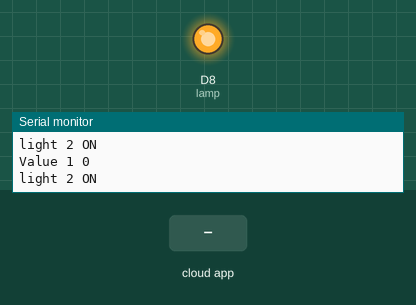
Recording of a sketch running on a simulated ESP8266 (NodeMCU). Parts: output pins drawn as LEDs (lit = HIGH), the last lines printed to the serial monitor. Inputs (shaded band) come from the test bench. WiFi joins after 1.5 s; servers stay silent unless stated; the Firebase database answers and starts empty.

Above: at 2.9 s.
3.0 s: the phone or cloud app sets S2 to 1
At 3.6 s:
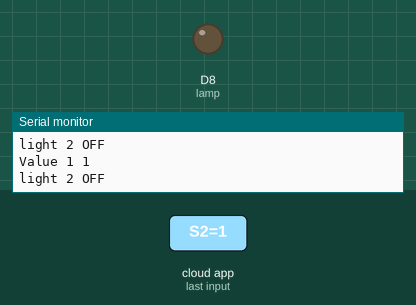
4.7 s: the phone or cloud app sets S2 to 0
At 5.6 s:
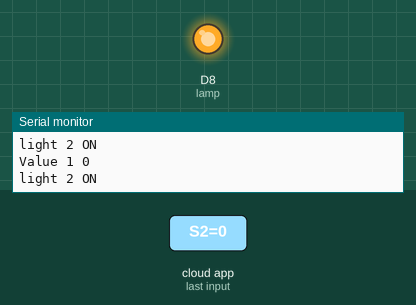
Timing chart, 0 to 7.7 s (numbered marks = the images above; inputs shaded):
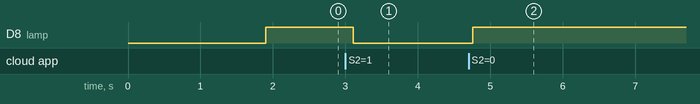

Measured:
- after the input at 3.0 s, D8 (lamp): HIGH → LOW after 0.11 s
- after the input at 4.7 s, D8 (lamp): LOW → HIGH after 0.06 s

The sketch:

LedControlFirebase.ino
```cpp
#include <FirebaseESP8266.h>
#include <WiFiManager.h>

//****** Harap Sesuaikan Programnya *******
#define FIREBASE_HOST "https://areauji-default-rtdb.firebaseio.com" //Sesuaikan dengan link firebase database kalian, tanpa menggunakan "http:" , "\" and "/"
#define FIREBASE_AUTH "Bn7LhCTiP8VphRn53K2WmcqlHvV6WnexeRj7vKLa3ns" //Sesuaikan dengan firebase database secret code kalian
#define NamaHotspot "ControlLampFirebase" // Nama hotspot di esp8266
//Ubah di bagian dalam " <> "
//****** Harap Sesuaikan Programnya *******


FirebaseData firebaseData;

#define lamp D8 //D1
String val1;

String zero = "0" , one = "1";

void setup(){
  WiFiManager wm;
    wm.resetSettings();
    bool res;
    res = wm.autoConnect("NamaHotspot");
    if(!res) {
     Serial.println("Failed to connect");
     // ESP.restart();
    }
    else {
        //if you get here you have connected to the WiFi
        Serial.println("connected...yeey :)");
    }

    WiFi.mode(WIFI_STA);
    Serial.begin(115200);

 pinMode(lamp,OUTPUT);
 digitalWrite(lamp,LOW);

  Serial.print('\n');
 Firebase.begin(FIREBASE_HOST, FIREBASE_AUTH); // connect to firebase
 Firebase.reconnectWiFi(true);
  Firebase.setString(firebaseData, "S2","0");
 delay(100);
}

void loop(){
      Firebase.getString(firebaseData, "S2");
 val1 = firebaseData.stringData(); Serial.print('\n');

 Serial.print("Value 1 ");Serial.println(val1);

    if(val1==one) // If, the Status is 1, turn on the Relay1
     { digitalWrite(lamp,LOW); Serial.println("light 2 OFF"); }
    else if(val1==zero) // If, the Status is 0, turn Off the Relay1
     { digitalWrite(lamp,HIGH); Serial.println("light 2 ON"); }
}
```
